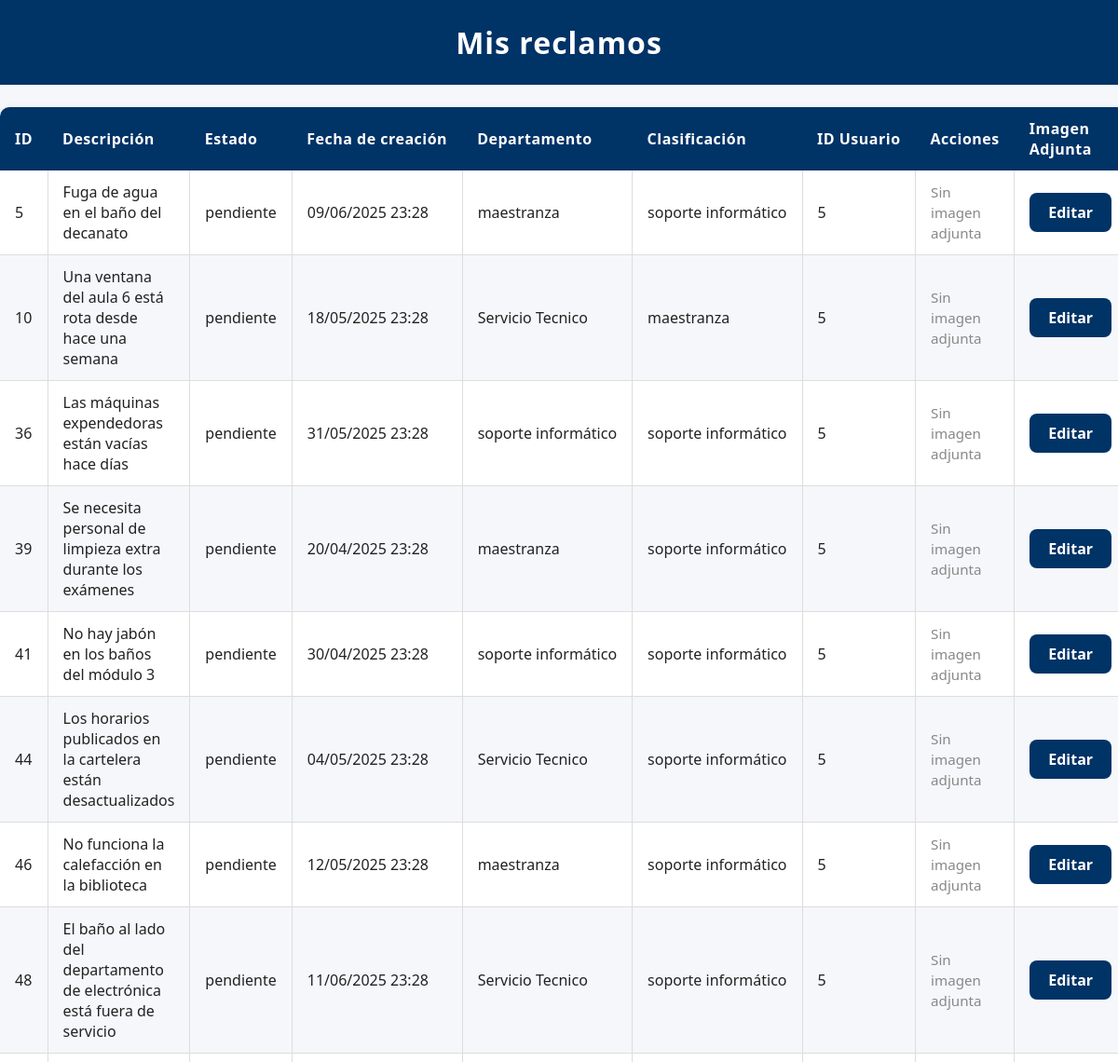
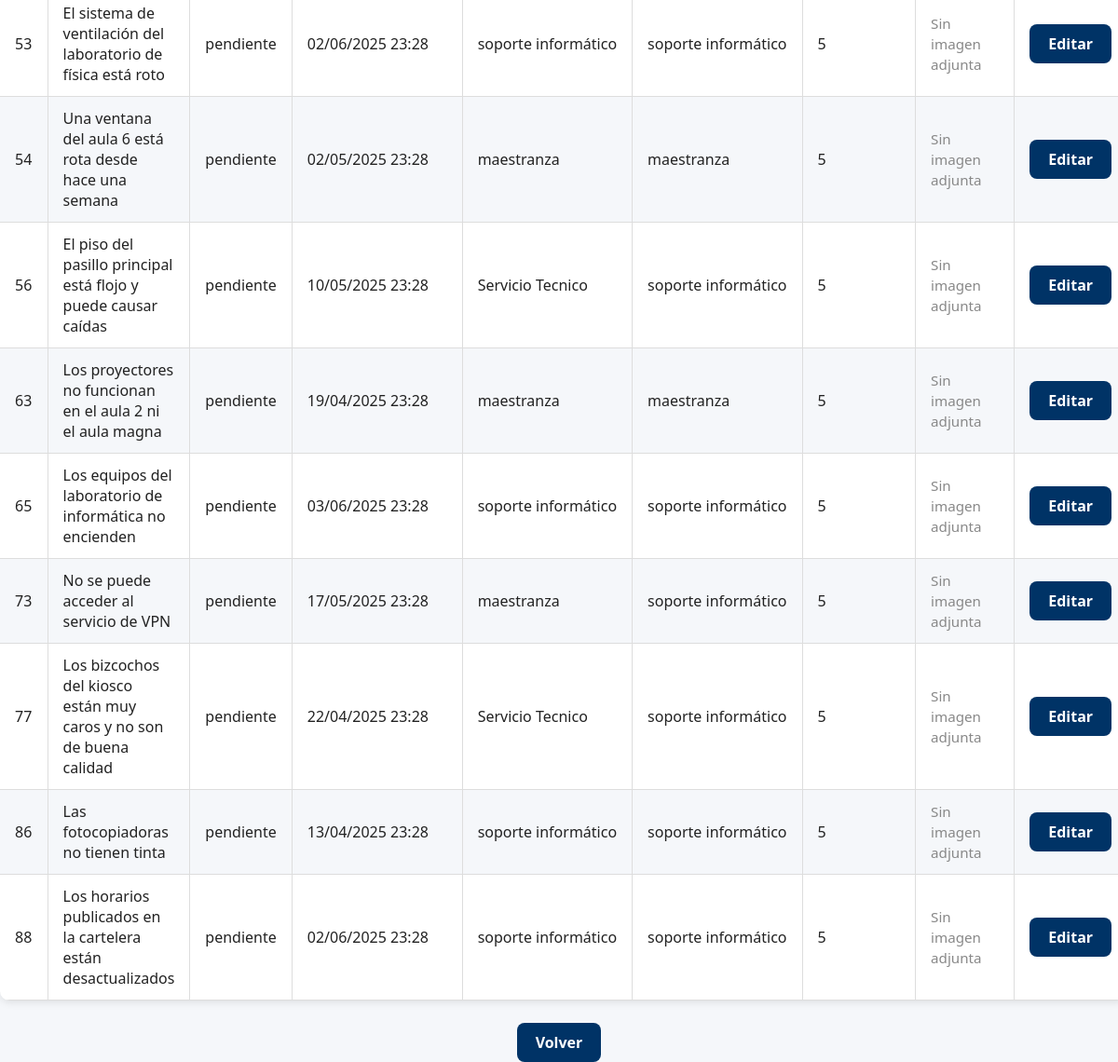
Screenshot of /mis_reclamos (signed in) with the database file from the repository (2 pictures, top to bottom).
### modules/modelos.py (models this page shows, shortened)
class Base(DeclarativeBase):
    pass

class ModeloReclamo(Base):
    __tablename__ = 'reclamos'
    id = Column(Integer, primary_key=True)
    estado = Column(String, default="pendiente")
    fecha_hora = Column(DateTime, default=datetime.utcnow)
    contenido = Column(String)
    usuario_id = Column(Integer, ForeignKey('usuarios.id'))
    departamento = Column(String)
    clasificacion = Column(String)
    cantidad_adherentes = Column(Integer, default=1) #Se contabiliza como adherente el usuario que crea el reclamo
    tiempo_estimado = Column(Integer,default=0) #Solo se cambia cuando el reclamo pasa de pendiente -->en proceso
    resuelto_en = Column(Integer,default=None) #Representa la cantidad de días que se tardó en resolver un reclamo
    usuarios = relationship(
        "ModeloUsuario",
        secondary=usuarios_reclamos,
        back_populates="reclamos"
    )
    usuario = relationship("ModeloUsuario", foreign_keys=[usuario_id], backref="reclamos_creados")

### server.py (the view)
@app.route('/mis_reclamos')
@login_required
def mis_reclamos():
    reclamos = repo_reclamos.obtener_todos_los_registros(current_user.id)
    return render_template('mis_reclamos.html', usuario=current_user, reclamos=reclamos, os=os)

### modules/login.py (called while the page is built)
    @property
    def is_authenticated(self):
        return True

### modules/repositorio.py (called while the page is built)
    def obtener_registro_por_filtro(self, campo, valor, campo2=None, valor2=None):
        query = self.__session.query(ModeloUsuario).filter(getattr(ModeloUsuario, campo) == valor)
        if campo2 and valor2:
            query = query.filter(getattr(ModeloUsuario, campo2) == valor2)
        modelo = query.first()
        if modelo:
            return self.__map_modelo_a_entidad(modelo)
        return None

    def __map_modelo_a_entidad(self, modelo: ModeloUsuario):
        return Usuario(
            nombre=modelo.nombre,
            apellido=modelo.apellido,
            email=modelo.email,
            nombre_de_usuario=modelo.nombre_de_usuario,
            contraseña=modelo.contraseña,
            rol=modelo.rol,
            claustro=modelo.claustro,
            id=modelo.id
        )

    def obtener_todos_los_registros(self, usuario_id):
        return self.__session.query(ModeloReclamo).filter_by(usuario_id=usuario_id).all()

### modules/usuarios.py (called while the page is built)
    @property
    def nombre(self):
        return self.__nombre

    @nombre.setter
    def nombre(self, nuevo_nombre: str):
        if not isinstance(nuevo_nombre, str):
            raise ValueError("El nombre debe ser una cadena de texto")
        self.__nombre = nuevo_nombre

    @property
    def apellido(self):
        return self.__apellido

    @apellido.setter
    def apellido(self, nuevo_apellido: str):
        if not isinstance(nuevo_apellido, str):
            raise ValueError("El apellido debe ser una cadena de texto")
        self.__apellido = nuevo_apellido

    @property
    def email(self):
        return self.__email

    @email.setter
    def email(self, nuevo_email: str):
        if not isinstance(nuevo_email, str):
            raise ValueError("El email debe ser una cadena de texto")
        self.__email = nuevo_email

    @property
    def nombre_de_usuario(self):
        return self.__nombre_de_usuario

    @nombre_de_usuario.setter
    def nombre_de_usuario(self, nuevo_nombre_de_usuario: str):
        if not isinstance(nuevo_nombre_de_usuario, str):
            raise ValueError("El nombre de usuario debe ser una cadena de texto")
        self.__nombre_de_usuario = nuevo_nombre_de_usuario

    @property
    def contraseña(self):
        return self.__contraseña

    @contraseña.setter
    def contraseña(self, value):
        self.__contraseña = value

    @property
    def rol(self):
        return self.__rol

    @property
    def id(self):
        return self.__id

### templates/mis_reclamos.html (shortened to what this page needs)
<!DOCTYPE html>
<html lang="es">
<head>
    <link rel="stylesheet" href="{{ url_for('static', filename='style.css') }}">
</head>
<body>
    <h1>Mis reclamos</h1>
    <table>
        <thead>
            <tr>
                <th class="col-id">ID</th>
                <th class="col-descripcion">Descripción</th>
                <th class="col-estado">Estado</th>
                <th class="col-fecha">Fecha de creación</th>
                <th class="col-departamento">Departamento</th>
                <th class="col-clasificacion">Clasificación</th>
                <th class="col-usuario">ID Usuario</th>
                <th class="col-acciones">Acciones</th>
                <th class = "col-imagen">Imagen Adjunta</th>
            </tr>
        </thead>
        <tbody>
            {% for reclamo in reclamos %}
                <tr>
                    <td class="col-id">{{ reclamo.id }}</td>
                    <td class="col-descripcion">{{ reclamo.contenido }}</td>
                    <td class="col-estado">{{ reclamo.estado }}</td>
                    <td class="col-fecha">{{ reclamo.fecha_hora.strftime('%d/%m/%Y %H:%M')}}</td>
                    <td class="col-departamento">{{ reclamo.departamento }}</td>
                    <td class="col-clasificacion">{{ reclamo.clasificacion }}</td>
                    <td class="col-usuario">{{ reclamo.usuario_id }}</td>
                    <td class = "col-imagen">
                    {% set imagen_path = 'static/Imagenes Reclamos/{}.png'.format(reclamo.id) %}
                    {% if os.path.exists(imagen_path) %}
                        <details>
                            <summary>Ver imagen adjunta</summary>
                            <img src = "{{ url_for('static',filename='Imagenes Reclamos/{}.png'.format(reclamo.id) )}}"
                                 alt="Imagen adjunta del reclamo {{ reclamo.id }}"
                                 style = "max-width: 100px; max-height:100px;"
                                 onerror="this.style.display='none';">
                        </details>
                    {% else %}
                        <span style="color: #888; font-size: 0.95em;">Sin imagen adjunta</span>
                    {% endif %}
                    </td>
                    <td class="col-acciones">
                        <a href="{{ url_for('editar_reclamo', reclamo_id=reclamo.id) }}" class="enlace-boton">Editar</a>
                    </td>
                </tr>
            {% endfor %}
        </tbody>
    </table>
    <div style="text-align:center; margin-top: 20px;">
        <a href="{{ url_for('inicio') }}" class="enlace-boton">Volver</a>
    </div>
</body>
</html>

### static/style.css (style rules this page uses)
html, body { font-family: 'Segoe UI', Arial, sans-serif; background-color: #f5f7fa; color: #222; margin: 0; padding: 0; height: 100%; }
h1 { background-color: #003366; color: #fff; margin: 0; padding: 24px 0; text-align: center; letter-spacing: 1px; }
table { width: 100%; border-collapse: collapse; margin: 24px 0; font-family: 'Segoe UI', Arial, sans-serif; font-size: 1em; color: #222; box-shadow: 0 2px 8px rgba(0,0,0,0.1); border-radius: 10px; overflow: hidden; background: #fff; }
thead { background-color: #003366; color: #fff; text-align: left; }
thead th { padding: 12px 16px; font-weight: bold; letter-spacing: 0.5px; }
tbody tr { border-bottom: 1px solid #ddd; }
tbody tr:nth-child(even) { background-color: #f5f7fa; }
tbody td { padding: 12px 16px; vertical-align: middle; border-left: 1px solid #ddd; }
tbody td:first-child { border-left: none; }
a { position: relative; color: #003366; font-weight: 600; text-decoration: none; cursor: pointer; transition: color 0.3s ease; }
a::after { content: ''; position: absolute; width: 0; height: 2px; left: 0; bottom: -3px; background-color: #00509e; transition: width 0.3s ease; border-radius: 2px; }
a.enlace-boton { display: inline-block; padding: 10px 20px; background-color: #003366; color: #fff; border-radius: 8px; text-decoration: none; font-weight: bold; }
.col-id, .col-usuario { width: 6%; white-space: nowrap; }
.col-estado { width: 10%; white-space: nowrap; }
.col-fecha { width: 15%; white-space: nowrap; }
.col-departamento, .col-clasificacion { width: 12%; white-space: nowrap; }
.col-descripcion { width: auto; max-width: 300px; word-wrap: break-word; }
.col-acciones { width: 8%; text-align: center; }

### rows the page displays
ModeloReclamo: id "5", contenido "Fuga de agua en el baño del decanato", estado "pendiente", fecha_hora "09/06/2025 23:28", departamento "maestranza", clasificacion "soporte informático", usuario_id "5"
ModeloReclamo: id "10", contenido "Una ventana del aula 6 está rota desde hace una semana", estado "pendiente", fecha_hora "18/05/2025 23:28", departamento "Servicio Tecnico", clasificacion "maestranza", usuario_id "5"
ModeloReclamo: id "36", contenido "Las máquinas expendedoras están vacías hace días", estado "pendiente", fecha_hora "31/05/2025 23:28", departamento "soporte informático", clasificacion "soporte informático", usuario_id "5"
ModeloReclamo: id "39", contenido "Se necesita personal de limpieza extra durante los exámenes", estado "pendiente", fecha_hora "20/04/2025 23:28", departamento "maestranza", clasificacion "soporte informático", usuario_id "5"
ModeloReclamo: id "41", contenido "No hay jabón en los baños del módulo 3", estado "pendiente", fecha_hora "30/04/2025 23:28", departamento "soporte informático", clasificacion "soporte informático", usuario_id "5"
ModeloReclamo: id "44", contenido "Los horarios publicados en la cartelera están desactualizados", estado "pendiente", fecha_hora "04/05/2025 23:28", departamento "Servicio Tecnico", clasificacion "soporte informático", usuario_id "5"
ModeloReclamo: id "46", contenido "No funciona la calefacción en la biblioteca", estado "pendiente", fecha_hora "12/05/2025 23:28", departamento "maestranza", clasificacion "soporte informático", usuario_id "5"
ModeloReclamo: id "48", contenido "El baño al lado del departamento de electrónica está fuera de servicio", estado "pendiente", fecha_hora "11/06/2025 23:28", departamento "Servicio Tecnico", clasificacion "soporte informático", usuario_id "5"
ModeloReclamo: id "53", contenido "El sistema de ventilación del laboratorio de física está roto", estado "pendiente", fecha_hora "02/06/2025 23:28", departamento "soporte informático", clasificacion "soporte informático", usuario_id "5"
ModeloReclamo: id "54", contenido "Una ventana del aula 6 está rota desde hace una semana", estado "pendiente", fecha_hora "02/05/2025 23:28", departamento "maestranza", clasificacion "maestranza", usuario_id "5"
ModeloReclamo: id "56", contenido "El piso del pasillo principal está flojo y puede causar caídas", estado "pendiente", fecha_hora "10/05/2025 23:28", departamento "Servicio Tecnico", clasificacion "soporte informático", usuario_id "5"
ModeloReclamo: id "63", contenido "Los proyectores no funcionan en el aula 2 ni el aula magna", estado "pendiente", fecha_hora "19/04/2025 23:28", departamento "maestranza", clasificacion "maestranza", usuario_id "5"
ModeloReclamo: id "65", contenido "Los equipos del laboratorio de informática no encienden", estado "pendiente", fecha_hora "03/06/2025 23:28", departamento "soporte informático", clasificacion "soporte informático", usuario_id "5"
ModeloReclamo: id "73", contenido "No se puede acceder al servicio de VPN", estado "pendiente", fecha_hora "17/05/2025 23:28", departamento "maestranza", clasificacion "soporte informático", usuario_id "5"
ModeloReclamo: id "77", contenido "Los bizcochos del kiosco están muy caros y no son de buena calidad", estado "pendiente", fecha_hora "22/04/2025 23:28", departamento "Servicio Tecnico", clasificacion "soporte informático", usuario_id "5"
ModeloReclamo: id "86", contenido "Las fotocopiadoras no tienen tinta", estado "pendiente", fecha_hora "13/04/2025 23:28", departamento "soporte informático", clasificacion "soporte informático", usuario_id "5"
ModeloReclamo: id "88", contenido "Los horarios publicados en la cartelera están desactualizados", estado "pendiente", fecha_hora "02/06/2025 23:28", departamento "soporte informático", clasificacion "soporte informático", usuario_id "5"
